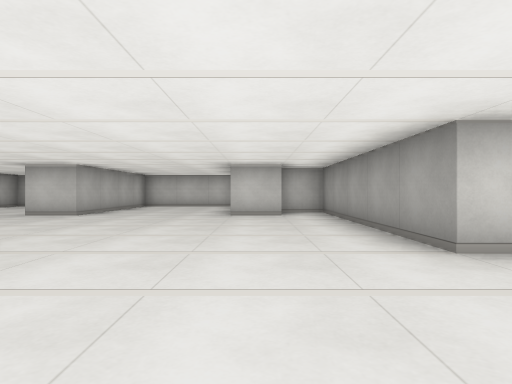
View 1 (above)

24 first-person views from a walk through a cub3D maze. The camera is about half as high as the walls, looks level and sees 75° across. The floor is counted in squares. Each view is taken from the middle of a square. On the plan, view 1 faces up. The plan holds only what a view shows up to about 9 squares ahead; the rest is blank.

View 2
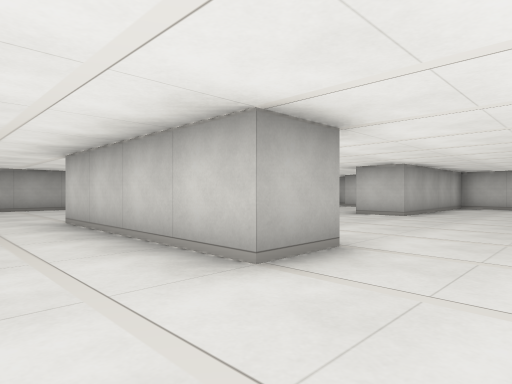

View 3
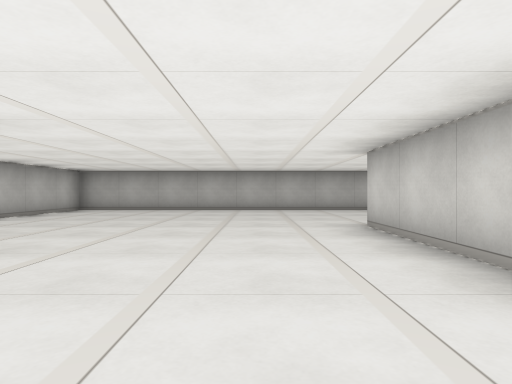

View 4
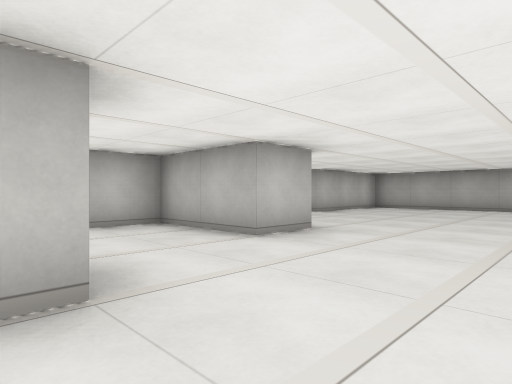

View 5
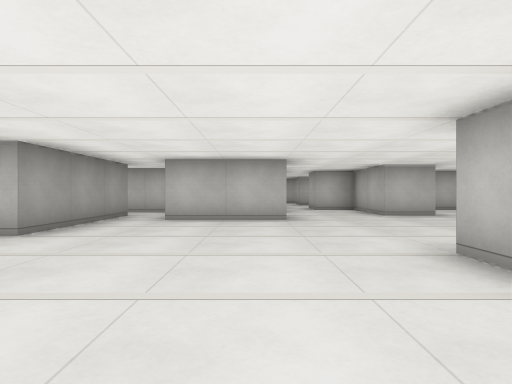

View 6
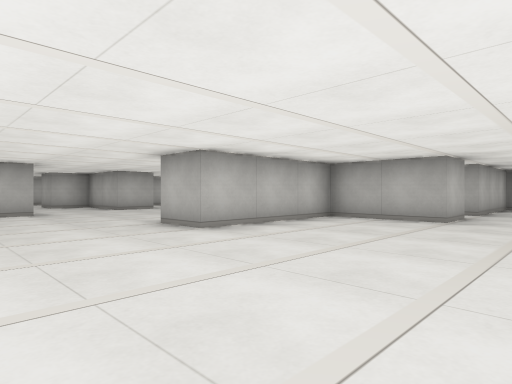

View 7
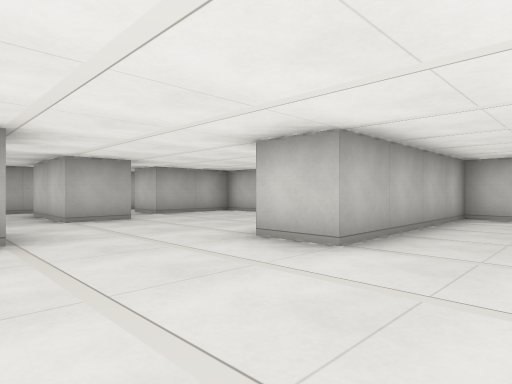

View 8
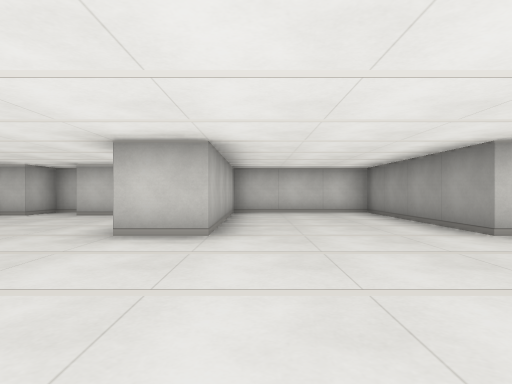

View 9
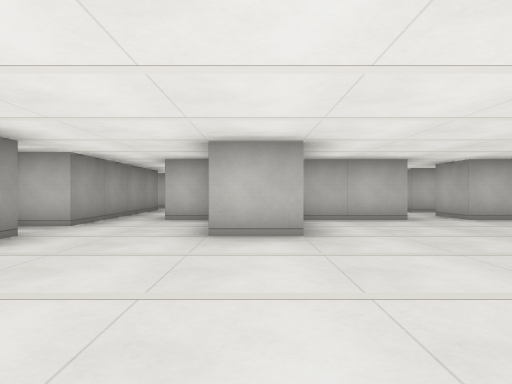

View 10
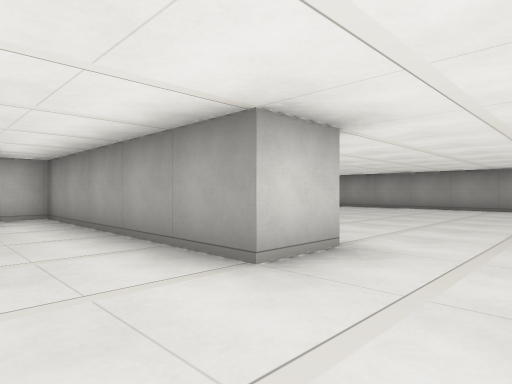

View 11
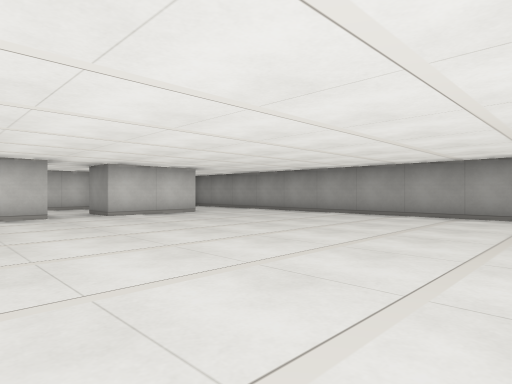

View 12
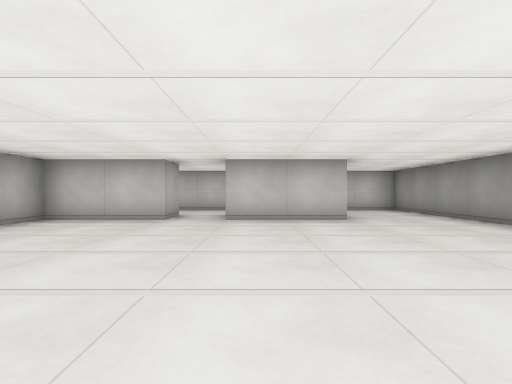

View 13
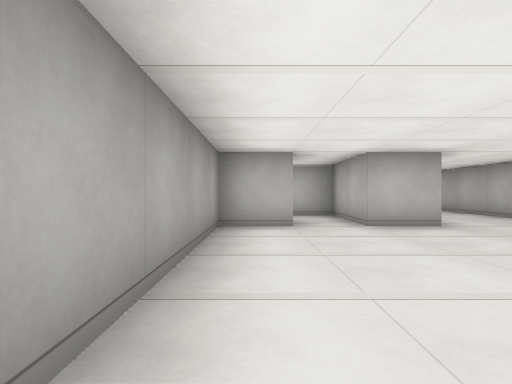

View 14
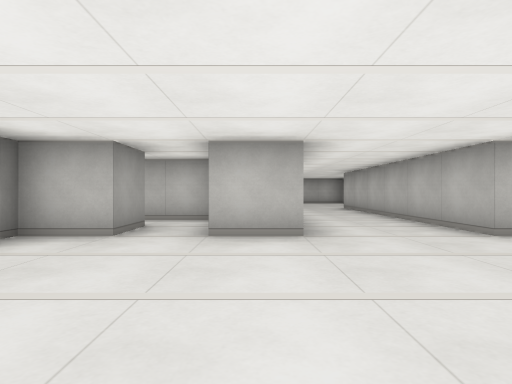

View 15
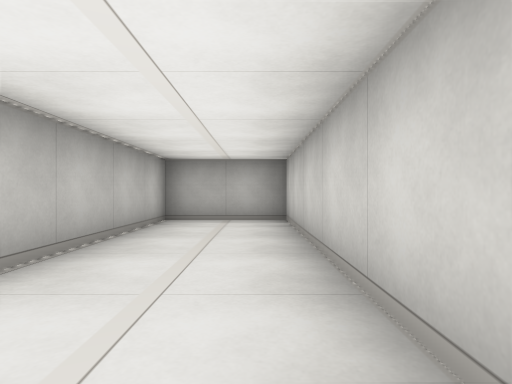

View 16
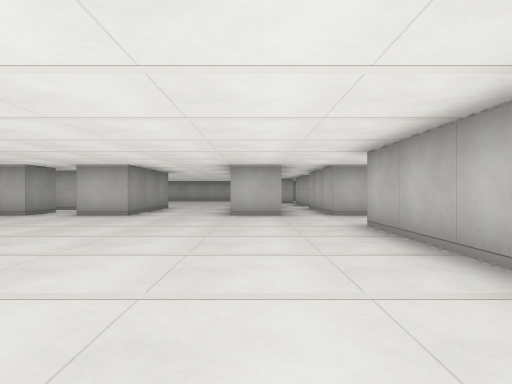

View 17
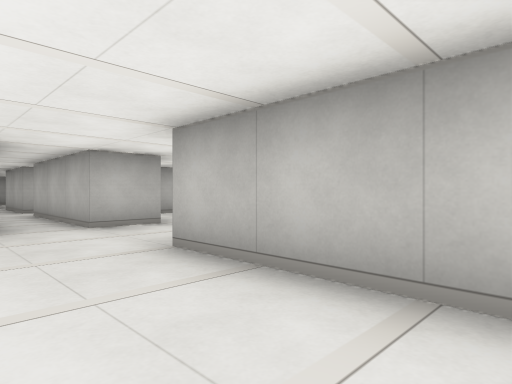

View 18
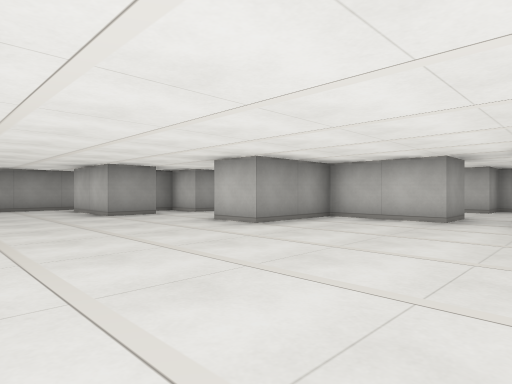

View 19
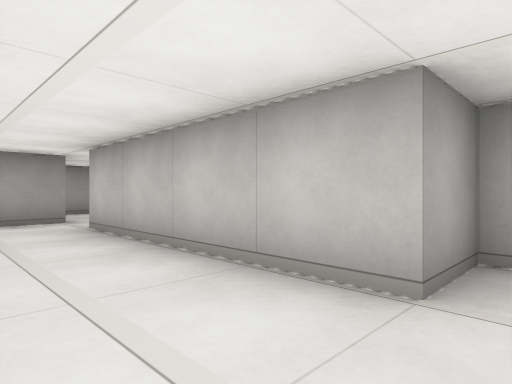

View 20
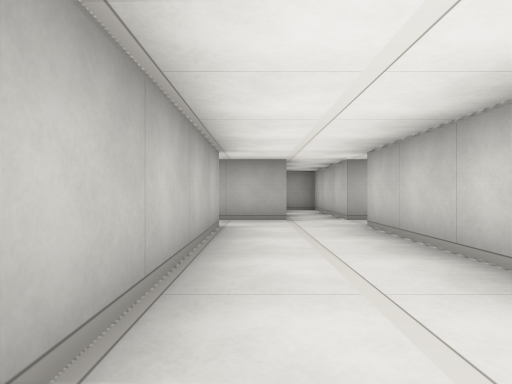

View 21
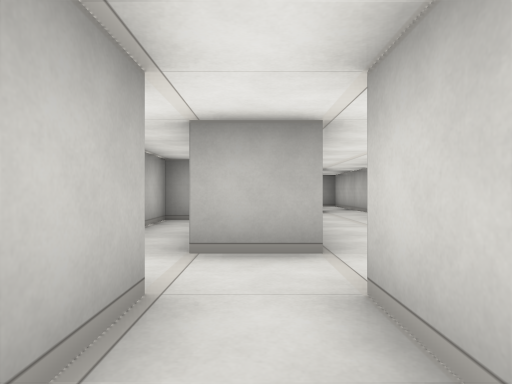

View 22
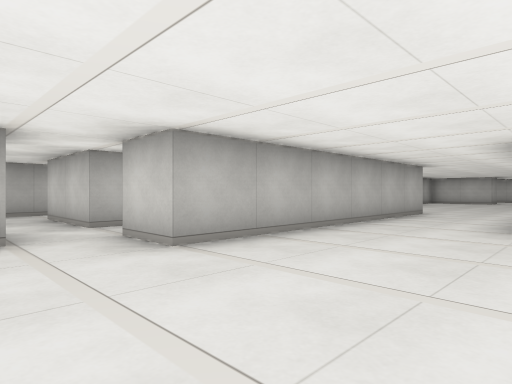

View 23
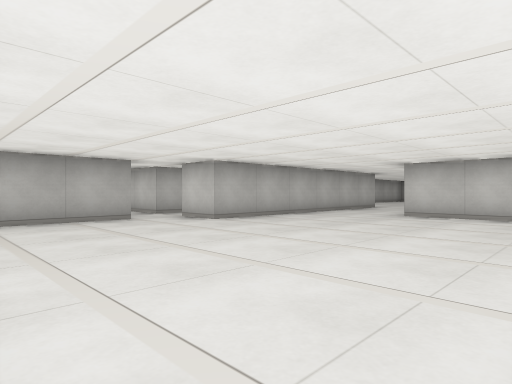

View 24
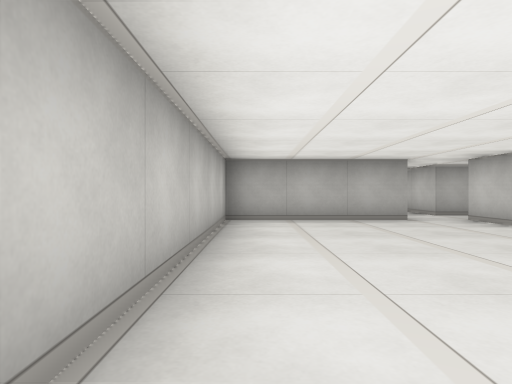

### Floor plan
Key: @ floor where view 1 was taken; # wall or solid block; . floor.
Columns run from 11 left of view 1 to 10 right of it. Each row starts with its distance up from view 1.
 11    ### ###############
 10    #.# #...#...... ..#
  9   # .. #...#...... ..#
  8 # #....#...#####.##..#
  7 # .....#...#.#.......#
  6 #.##.........#.......#
  5 #............#.......#
  4 ####.#.......#.......#
  3 #.   #.......#.......#
  2 #....####............#
  1 #....................#
  0 #..........@.#.#..#.##
 -1 #............#.#..#..
 -2 #.........##.#.#..###
 -3 #......#...#...#....
 -4 #......#..####.#....
 -5 ####.####.#.##.#....
 -6 #.........#..........
 -7    #......#   #......
 -8    #.####...# #......
 -9    ###....# # #......
-10      ##       ######

Where each view was taken, in squares from view 1:
view 1: 0 up, 0 right, facing up
view 2: 0 up, 1 left, facing up-left
view 3: 0 up, 2 left, facing left
view 4: 0 up, 1 left, facing down-left
view 5: 4 up, 1 left, facing down
view 6: 6 up, 0 right, facing down-left
view 7: 4 up, 2 left, facing up-left
view 8: 3 up, 3 left, facing up
view 9: 1 up, 4 left, facing down
view 10: 1 up, 0 right, facing up-right
view 11: 1 up, 3 right, facing up-right
view 12: 2 up, 6 right, facing up
view 13: 5 up, 9 right, facing down
view 14: 4 up, 7 right, facing down
view 15: 10 up, 6 right, facing left
view 16: 7 up, 4 right, facing down
view 17: 5 up, 4 right, facing down-left
view 18: 1 up, 8 left, facing down-right
view 19: 6 down, 7 left, facing down-right
view 20: 7 down, 2 left, facing left
view 21: 8 down, 0 right, facing left
view 22: 7 down, 7 right, facing up-left
view 23: 9 down, 9 right, facing up-left
view 24: 9 down, 9 right, facing left
